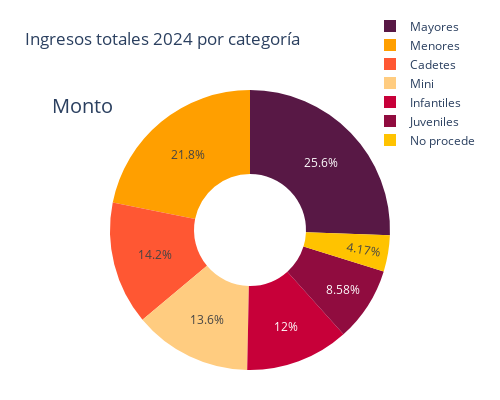

Notebook source saved alongside this figure:
### Markdown cell above
Handball

### Code cell
# Sumar los montos por categoría
ingresos_por_categoria = ingresos_reales.groupby('CATEGORIA')[['MONTO']].sum().reset_index()

# Datos para el gráfico
pie1_list = ingresos_por_categoria.MONTO
labels = ingresos_por_categoria.CATEGORIA

# Definir la paleta de colores
colors = [
    '#FF5733',  # color-3
    '#C70039',  # color-4
    '#900C3F',  # color-5
    '#581845',  # color-6
    '#FF9F00',   # color-7 (naranja claro)
    '#FFCC80',  # color-1
    '#FFC300'  # color-2
]

# Crear la figura de gráfico circular (Pie)
fig = go.Figure(
    data=[
        go.Pie(
            values=pie1_list,
            labels=labels,
            domain={"x": [0, 0]},
            name="Ingresos totales",
            hoverinfo="label+percent+name",
            hole=0.4,  # Hacer un gráfico de dona (agregar un hueco en el centro)
            marker={'colors': colors}  # Aplicar la paleta de colores
        )
    ],
    layout={
        "title": "Ingresos totales 2024 por categoría",
        "annotations": [
            {
                "font": {"size": 20},
                "showarrow": False,
                "text": "Monto",
                "x": 0.0,
                "y": 1.0
            },
        ],
        # Ajustar el tamaño del gráfico
        "width": 500,  # Ajusta el ancho
        "height": 400,  # Ajusta la altura
        # Modificar márgenes para reducir el espacio blanco
        "margin": {"l": 50, "r": 50, "t": 50, "b": 30},
        # Ajustar la leyenda para que esté más cerca del gráfico
        "legend": {
            "x": 0.8,  # Posición X de la leyenda
            "y": 1.28,    # Posición Y de la leyenda
            "orientation": "v"  # Poner la leyenda en vertical
        }
    }
)
# Mostrar el gráfico
fig.show()
pio.write_html(fig, 'Ingresos2024.html', auto_open=True)

### Figure 1 — Plotly figure (JSON) as saved in the notebook; plotly's stock layout.template omitted (floating-point values rounded to 4 significant figures)
{"data": [{"domain": {"x": [0, 0]}, "hole": 0.4, "hoverinfo": "label+percent+name", "labels": ["Cadetes", "Infantiles", "Juveniles", "Mayores", "Menores", "Mini", "No procede"], "marker": {"colors": ["#FF5733", "#C70039", "#900C3F", "#581845", "#FF9F00", "#FFCC80", "#FFC300"]}, "name": "Ingresos totales", "type": "pie", "values": [1328000.0, 1117000.0, 802160, 2392880, 2042000.0, 1273000.0, 389500]}], "layout": {"annotations": [{"font": {"size": 20}, "showarrow": false, "text": "Monto", "x": 0, "y": 1}], "height": 400, "legend": {"orientation": "v", "x": 0.8, "y": 1.28}, "margin": {"b": 30, "l": 50, "r": 50, "t": 50}, "title": {"text": "Ingresos totales 2024 por categoría"}, "width": 500}}
